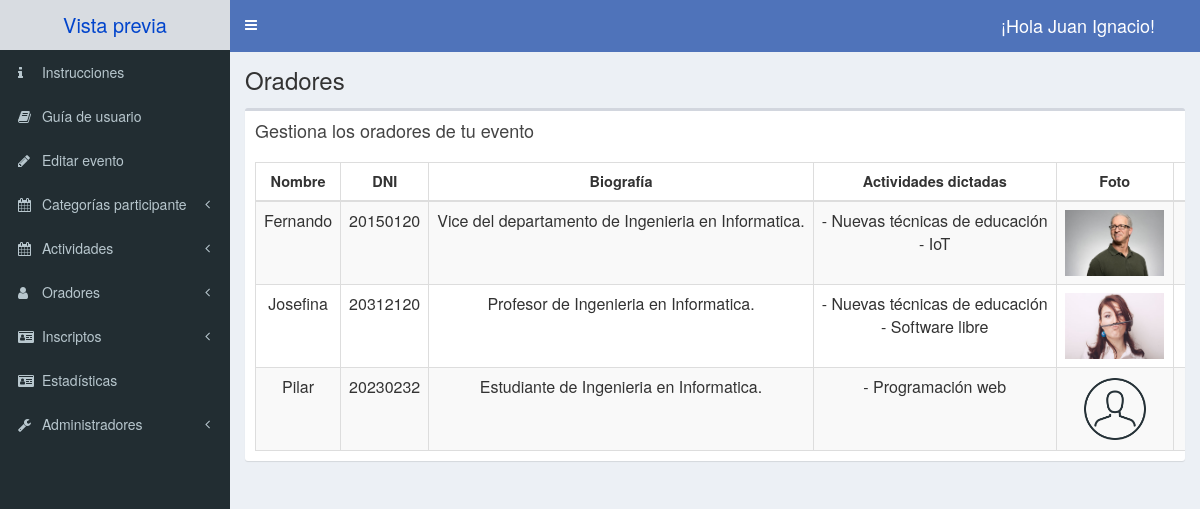
Screenshot of /admin/lista-oradores.php (signed in) with the database file from the repository.
### tables this page shows
CREATE TABLE orador(
    id_orador int NOT NULL AUTO_INCREMENT,
    id_evento int NOT NULL,
    dni int(8) UNSIGNED NOT NULL,
    nombre varchar(50) NOT NULL,
    apellido varchar(50) NOT NULL,
    biografia text(1000) NOT NULL,
    imagen varchar(50) not null,
    PRIMARY KEY(id_orador),
    FOREIGN KEY(id_evento) REFERENCES evento(id_evento) ON DELETE CASCADE
);

CREATE TABLE actividad(
    id_actividad int NOT NULL AUTO_INCREMENT,
    nombre_act varchar(100) NOT NULL,
    fecha DATE NOT NULL,
    hora_inicio time NOT NULL,
    hora_fin time NOT NULL,
    descripcion varchar(1000) NOT NULL,
    id_categoria INT NOT NULL,
    id_evento int NOT NULL,
    PRIMARY KEY(id_actividad),
    FOREIGN KEY(id_categoria) REFERENCES categoria_act(id_categoria) ON DELETE CASCADE,
    FOREIGN KEY(id_evento) REFERENCES evento(id_evento) ON DELETE CASCADE
);

### admin/lista-oradores.php (the view, shortened to what this page needs)
<?php
include_once 'templates/header.php';
$permiso = $_SESSION['permiso'];
$id_evento= $_SESSION['id_evento'];
?>
<body class="hold-transition skin-blue sidebar-mini">
  <div class="wrapper">
    <?php
    include_once 'templates/barra.php';
    ?>
    <?php
    include_once 'templates/navegacion.php';
    ?>
    <div class="content-wrapper">
      <section class="content-header">
        <h1>
          Oradores
        </h1>
      </section>
      <section class="content">
        <div class="row centrar-contenido">
          <div class="col-xs-12">
            <div class="box">
              <div class="box-header">
                <h3 class="box-title">Gestiona los oradores de tu evento</h3>
              </div>
              <div class="box-body table-responsive">
                <table id="registros" class="table table-bordered table-striped text-center">
                  <thead>
                    <tr>
                      <th class="col-xs-2">Nombre</th>
                      <th class="col-xs-1">DNI</th>
                      <th class="col-xs-3">Biografía</th>
                      <th class="col-xs-2">Actividades dictadas</th>
                      <th class="col-xs-1">Foto</th>
                      <th class="col-xs-1">Acciones</th>
                    </tr>
                  </thead>
                  <tbody>
                    <?php
                    try {
                      include_once 'funciones/funciones.php';
                      $sql = "
                      SELECT o.id_orador, o.nombre, o.apellido, o.dni, o.biografia, o.imagen
                      FROM orador o
                      WHERE o.id_evento=" . $id_evento;
                      $tuplas = $db->query($sql);
                    } catch (Exception $e) {
                      echo "Error: " . $e->getMessage();
                    }
                    while ($orador = $tuplas->fetch_assoc()) {
                    ?>
                      <tr>
                        <td><?php echo $orador['nombre']; ?></td>
                        <td><?php echo $orador['dni']; ?></td>
                        <td> <?php echo $orador['biografia']; ?></td>
                        <td> <?php
                          try {
                            $sql2 = "
                            SELECT a.nombre_act
                            FROM actividad a INNER JOIN dicta d ON a.id_actividad=d.id_actividad INNER JOIN orador o ON d.id_orador=o.id_orador
                            WHERE o.id_orador=" . $orador['id_orador'];
                            $tuplas_act = $db->query($sql2);
                          } catch (Exception $e) {
                            echo "Error: " . $e->getMessage();
                          }
                          while ($act = $tuplas_act->fetch_assoc()) {
                            echo "- " . $act['nombre_act'] . "<br>";
                          }
                        ?>
                        </td>
                        <td> <img style="width: 100px;" src="../img/<?php echo "evento_". $id_evento . "/" ?>oradores/<?php echo $orador['imagen']; ?>" alt="<?php echo $orador['imagen']?>"></td>
                        <td>
                        </td>
                      </tr>
                    <?php
                    }
                    ?>
                </table>
              </div>
            </div>
          </div>
        </div>
      </section>
    </div>
    <?php
    include_once 'templates/footer.php';
    ?>

### admin/templates/header.php (shortened to what this page needs)
<!DOCTYPE html>
<html>
<head>
  <link rel="stylesheet" href="css/font-awesome.min.css">
  <link rel="stylesheet" href="css/ionicons.min.css">
  <link rel="stylesheet" href="css/dataTables.bootstrap.min.css">
  <link rel="stylesheet" href="css/AdminLTE.min.css">
  <link rel="stylesheet" href="css/skins/_all-skins.min.css">
  <link rel="stylesheet" href="css/bootstrap.min.css">
  <link rel="stylesheet" href="css/bootstrap-datepicker.min.css">
  <link rel="stylesheet" href="css/select2.min.css">
  <link rel="stylesheet" href="css/bootstrap-timepicker.min.css">
    <link rel="stylesheet" href="css/morris.css">
  <link rel="stylesheet" href="css/admin.css">
</head>

### admin/templates/barra.php (shortened to what this page needs)
<header class="main-header">
    <?php if (!$permiso){?>
      <?php $encrypt= openssl_encrypt($_SESSION['id_evento'],"AES-128-ECB","unmdp2021"); ?>
      <a href="../index.php?id=<?php echo urlencode($encrypt);?>" class="logo" target="_blank">
      <span class="logo-lg"><b></b>Vista previa</span>
      <?php }?>
    </a>
    <nav class="navbar navbar-static-top">
      <a href="#" class="sidebar-toggle" data-toggle="push-menu" role="button">
      </a>
      <div class="navbar-custom-menu">
        <ul class="nav navbar-nav">
          <li class="dropdown user user-menu">
            <a href="#" class="dropdown-toggle" data-toggle="dropdown">
              <span class="hidden-xs" style="font-size:18px; padding-right:3rem;">¡Hola  <?php echo $_SESSION['nombre']; ?>!</span>
            </a>
          </li>
        </ul>
      </div>
    </nav>
  </header>

### admin/templates/navegacion.php (shortened to what this page needs)
<aside class="main-sidebar">
  <section class="sidebar">
    <ul class="sidebar-menu" data-widget="tree">
      <li class="treeview">
          <li>
            <a href="base-admin.php" id="instrucciones">
              <i class="fa fa-info"></i>
              <span>Instrucciones</span>
            </a>
          </li>
      </li>
      <li class="treeview">
        <li>
          <a href="" id="guia-user">
            <i class="fa fa-book"></i>
            <span>Guía de usuario</span>
          </a>
        </li>
      </li>
      <?php
      if (!$permiso) {
      ?>
        <li class="treeview">
          <li>
            <a href="editar-evento.php">
              <i class="fa fa-pencil"></i>
              <span>Editar evento</span>
            </a>
          </li>
        </li>
        <li class="treeview">
          <a href="#">
            <i class="fa fa-calendar"></i>
            <span>Categorías participante</span>
            <span class="pull-right-container">
              <i class="fa fa-angle-left pull-right"></i>
            </span>
          </a>
        </li>
        <li class="treeview">
          <a href="#">
            <i class="fa fa-calendar"></i>
            <span>Actividades</span>
            <span class="pull-right-container">
              <i class="fa fa-angle-left pull-right"></i>
            </span>
          </a>
        </li>
        <li class="treeview">
          <a href="#">
            <i class="fa fa-user"></i>
            <span>Oradores</span>
            <span class="pull-right-container">
              <i class="fa fa-angle-left pull-right"></i>
            </span>
          </a>
        </li>
        <li class="treeview">
          <a href="#">
            <i class="fa fa-id-card"></i>
            <span>Inscriptos</span>
            <span class="pull-right-container">
              <i class="fa fa-angle-left pull-right"></i>
            </span>
          </a>
        </li>
        <li class="treeview">
          <li>
            <a href="estadisticas-evento.php">
              <i class="fa fa-id-card"></i>
              <span>Estadísticas</span>
            </a>
          </li>
        </li>
        <li class="treeview">
          <a href="#">
            <i class="fa fa-wrench"></i>
            <span>Administradores</span>
            <span class="pull-right-container">
              <i class="fa fa-angle-left pull-right"></i>
            </span>
          </a>
        </li>
      <?php
      }
      ?>
    </ul>
  </section>
</aside>

### admin/templates/footer.php (shortened to what this page needs)
</div>
</body>
</html>

### admin/css/admin.css (style rules this page uses)
h1 { font-size: 30px; }
h3 { font-size: 20px; }
table td { font-size: 16px; }
table th { font-size: 14.5px; }
.centrar-contenido { display: flex; justify-content: center; }
#dtHorizontalVerticalExample th, td { white-space: nowrap; }
table img { width: 100px; height: 66px; object-fit: contain; object-position: center; }
.skin-blue .main-header .navbar { background-color: #4f73ba; }
.skin-blue .main-header .logo { background-color: #ecf0f5; color: #04c; border-bottom: 0 solid transparent; }

### rows the page displays
orador: nombre "Fernando", dni "20150120", biografia "Vice del departamento de Ingenieria en Informatica.", imagen (picture)
actividad: nombre_act "Nuevas técnicas de educación"
actividad: nombre_act "IoT"
orador: nombre "Josefina", dni "20312120", biografia "Profesor de Ingenieria en Informatica.", imagen (picture)
actividad: nombre_act "Software libre"
orador: nombre "Pilar", dni "20230232", biografia "Estudiante de Ingenieria en Informatica.", imagen (picture)
actividad: nombre_act "Programación web"

### other values shown
$_SESSION['nombre'] "Juan Ignacio"
